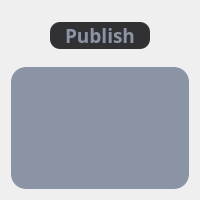
                                 <widget class="QFrame" name="frame_assets_publish">
                                  <property name="minimumSize">
                                   <size>
                                    <width>0</width>
                                    <height>200</height>
                                   </size>
                                  </property>
                                  <property name="frameShape">
                                   <enum>QFrame::NoFrame</enum>
                                  </property>
                                  <property name="frameShadow">
                                   <enum>QFrame::Raised</enum>
                                  </property>
                                  <layout class="QVBoxLayout" name="verticalLayout_67">
                                   <item>
                                    <widget class="QFrame" name="frame_assets_publish_lab">
                                     <property name="maximumSize">
                                      <size>
                                       <width>16777215</width>
                                       <height>50</height>
                                      </size>
                                     </property>
                                     <property name="frameShape">
                                      <enum>QFrame::NoFrame</enum>
                                     </property>
                                     <property name="frameShadow">
                                      <enum>QFrame::Raised</enum>
                                     </property>
                                     <layout class="QVBoxLayout" name="verticalLayout_66">
                                      <item>
                                       <widget class="QPushButton" name="lab_assets_publish">
                                        <property name="font">
                                         <font>
                                          <family>Quicksand</family>
                                          <pointsize>14</pointsize>
                                          <bold>true</bold>
                                         </font>
                                        </property>
                                        <property name="styleSheet">
                                         <string notr="true">QPushButton{
	background-color:#313134;
	color:#8B94A4;
	border-radius:10px;
	margin-left:30px;
	margin-right:30px;
}</string>
                                        </property>
                                        <property name="text">
                                         <string>Publish</string>
                                        </property>
                                       </widget>
                                      </item>
                                     </layout>
                                    </widget>
                                   </item>
                                   <item>
                                    <widget class="QFrame" name="frame_assets_publish_scrol">
                                     <property name="styleSheet">
                                      <string notr="true">QFrame{
	background-color:#8B94A4;
	border-radius:15px;
}</string>
                                     </property>
                                     <property name="frameShape">
                                      <enum>QFrame::NoFrame</enum>
                                     </property>
                                     <property name="frameShadow">
                                      <enum>QFrame::Raised</enum>
                                     </property>
                                     <layout class="QVBoxLayout" name="verticalLayout_63">
                                      <item>
                                       <widget class="QFrame" name="frame_assets_publish_scrol_active">
                                        <property name="frameShape">
                                         <enum>QFrame::NoFrame</enum>
                                        </property>
                                        <property name="frameShadow">
                                         <enum>QFrame::Raised</enum>
                                        </property>
                                        <layout class="QVBoxLayout" name="verticalLayout_64"/>
                                       </widget>
                                      </item>
                                     </layout>
                                    </widget>
                                   </item>
                                  </layout>
                                 </widget>
